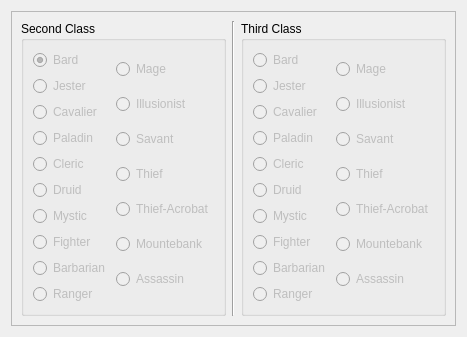
  <widget class="QWizardPage" name="MultiClass_wizardPage">
   <property name="title">
    <string>Multi-Classed Characters</string>
   </property>
   <property name="subTitle">
    <string>If you're character is non-human, you have the option to have two or three classes instead of just the one. However, experience points will be split equally between all classes, so you will gain levels slower.</string>
   </property>
   <layout class="QHBoxLayout" name="horizontalLayout_6">
    <item>
     <widget class="QFrame" name="frame_5">
      <property name="frameShape">
       <enum>QFrame::StyledPanel</enum>
      </property>
      <property name="frameShadow">
       <enum>QFrame::Raised</enum>
      </property>
      <layout class="QHBoxLayout" name="horizontalLayout_5">
       <item>
        <widget class="QGroupBox" name="Second_Class_groupBox">
         <property name="enabled">
          <bool>true</bool>
         </property>
         <property name="title">
          <string>Second Class</string>
         </property>
         <layout class="QHBoxLayout" name="horizontalLayout_10">
          <item>
           <layout class="QVBoxLayout" name="verticalLayout_21">
            <item>
             <widget class="QRadioButton" name="Bard_radioButton_5">
              <property name="enabled">
               <bool>false</bool>
              </property>
              <property name="text">
               <string>Bard</string>
              </property>
              <property name="checked">
               <bool>true</bool>
              </property>
              <attribute name="buttonGroup">
               <string notr="true">Second_Class_buttonGroup</string>
              </attribute>
             </widget>
            </item>
            <item>
             <widget class="QRadioButton" name="Jester_radioButton_5">
              <property name="enabled">
               <bool>false</bool>
              </property>
              <property name="text">
               <string>Jester</string>
              </property>
              <attribute name="buttonGroup">
               <string notr="true">Second_Class_buttonGroup</string>
              </attribute>
             </widget>
            </item>
            <item>
             <widget class="QRadioButton" name="Cavalier_radioButton_5">
              <property name="enabled">
               <bool>false</bool>
              </property>
              <property name="text">
               <string>Cavalier</string>
              </property>
              <attribute name="buttonGroup">
               <string notr="true">Second_Class_buttonGroup</string>
              </attribute>
             </widget>
            </item>
            <item>
             <widget class="QRadioButton" name="Paladin_radioButton_5">
              <property name="enabled">
               <bool>false</bool>
              </property>
              <property name="text">
               <string>Paladin</string>
              </property>
              <attribute name="buttonGroup">
               <string notr="true">Second_Class_buttonGroup</string>
              </attribute>
             </widget>
            </item>
            <item>
             <widget class="QRadioButton" name="Cleric_radioButton_5">
              <property name="enabled">
               <bool>false</bool>
              </property>
              <property name="text">
               <string>Cleric</string>
              </property>
              <attribute name="buttonGroup">
               <string notr="true">Second_Class_buttonGroup</string>
              </attribute>
             </widget>
            </item>
            <item>
             <widget class="QRadioButton" name="Druid_radioButton_5">
              <property name="enabled">
               <bool>false</bool>
              </property>
              <property name="text">
               <string>Druid</string>
              </property>
              <attribute name="buttonGroup">
               <string notr="true">Second_Class_buttonGroup</string>
              </attribute>
             </widget>
            </item>
            <item>
             <widget class="QRadioButton" name="Mystic_radioButton_5">
              <property name="enabled">
               <bool>false</bool>
              </property>
              <property name="text">
               <string>Mystic</string>
              </property>
              <attribute name="buttonGroup">
               <string notr="true">Second_Class_buttonGroup</string>
              </attribute>
             </widget>
            </item>
            <item>
             <widget class="QRadioButton" name="Fighter_radioButton_5">
              <property name="enabled">
               <bool>false</bool>
              </property>
              <property name="text">
               <string>Fighter</string>
              </property>
              <attribute name="buttonGroup">
               <string notr="true">Second_Class_buttonGroup</string>
              </attribute>
             </widget>
            </item>
            <item>
             <widget class="QRadioButton" name="Barbarian_radioButton_5">
              <property name="enabled">
               <bool>false</bool>
              </property>
              <property name="text">
               <string>Barbarian</string>
              </property>
              <attribute name="buttonGroup">
               <string notr="true">Second_Class_buttonGroup</string>
              </attribute>
             </widget>
            </item>
            <item>
             <widget class="QRadioButton" name="Ranger_radioButton_5">
              <property name="enabled">
               <bool>false</bool>
              </property>
              <property name="text">
               <string>Ranger</string>
              </property>
              <attribute name="buttonGroup">
               <string notr="true">Second_Class_buttonGroup</string>
              </attribute>
             </widget>
            </item>
           </layout>
          </item>
          <item>
           <layout class="QVBoxLayout" name="verticalLayout_22">
            <item>
             <widget class="QRadioButton" name="Mage_radioButton_5">
              <property name="enabled">
               <bool>false</bool>
              </property>
              <property name="text">
               <string>Mage</string>
              </property>
              <attribute name="buttonGroup">
               <string notr="true">Second_Class_buttonGroup</string>
              </attribute>
             </widget>
            </item>
            <item>
             <widget class="QRadioButton" name="Illusionist_radioButton_5">
              <property name="enabled">
               <bool>false</bool>
              </property>
              <property name="text">
               <string>Illusionist</string>
              </property>
              <attribute name="buttonGroup">
               <string notr="true">Second_Class_buttonGroup</string>
              </attribute>
             </widget>
            </item>
            <item>
             <widget class="QRadioButton" name="Savant_radioButton_5">
              <property name="enabled">
               <bool>false</bool>
              </property>
              <property name="text">
               <string>Savant</string>
              </property>
              <attribute name="buttonGroup">
               <string notr="true">Second_Class_buttonGroup</string>
              </attribute>
             </widget>
            </item>
            <item>
             <widget class="QRadioButton" name="Thief_radioButton_5">
              <property name="enabled">
               <bool>false</bool>
              </property>
              <property name="text">
               <string>Thief</string>
              </property>
              <attribute name="buttonGroup">
               <string notr="true">Second_Class_buttonGroup</string>
              </attribute>
             </widget>
            </item>
            <item>
             <widget class="QRadioButton" name="Thief_Acrobat_radioButton_5">
              <property name="enabled">
               <bool>false</bool>
              </property>
              <property name="text">
               <string>Thief-Acrobat</string>
              </property>
              <attribute name="buttonGroup">
               <string notr="true">Second_Class_buttonGroup</string>
              </attribute>
             </widget>
            </item>
            <item>
             <widget class="QRadioButton" name="Mountebank_radioButton_5">
              <property name="enabled">
               <bool>false</bool>
              </property>
              <property name="text">
               <string>Mountebank</string>
              </property>
              <attribute name="buttonGroup">
               <string notr="true">Second_Class_buttonGroup</string>
              </attribute>
             </widget>
            </item>
            <item>
             <widget class="QRadioButton" name="Assassin_radioButton_5">
              <property name="enabled">
               <bool>false</bool>
              </property>
              <property name="text">
               <string>Assassin</string>
              </property>
              <attribute name="buttonGroup">
               <string notr="true">Second_Class_buttonGroup</string>
              </attribute>
             </widget>
            </item>
           </layout>
          </item>
         </layout>
        </widget>
       </item>
       <item>
        <widget class="Line" name="line">
         <property name="orientation">
          <enum>Qt::Vertical</enum>
         </property>
        </widget>
       </item>
       <item>
        <widget class="QGroupBox" name="Third_Class_groupBox">
         <property name="enabled">
          <bool>true</bool>
         </property>
         <property name="title">
          <string>Third Class</string>
         </property>
         <layout class="QHBoxLayout" name="horizontalLayout_11">
          <item>
           <layout class="QVBoxLayout" name="verticalLayout_23">
            <item>
             <widget class="QRadioButton" name="Bard_radioButton_6">
              <property name="enabled">
               <bool>false</bool>
              </property>
              <property name="text">
               <string>Bard</string>
              </property>
              <attribute name="buttonGroup">
               <string notr="true">Third_Class_buttonGroup</string>
              </attribute>
             </widget>
            </item>
            <item>
             <widget class="QRadioButton" name="Jester_radioButton_6">
              <property name="enabled">
               <bool>false</bool>
              </property>
              <property name="text">
               <string>Jester</string>
              </property>
              <attribute name="buttonGroup">
               <string notr="true">Third_Class_buttonGroup</string>
              </attribute>
             </widget>
            </item>
            <item>
             <widget class="QRadioButton" name="Cavalier_radioButton_6">
              <property name="enabled">
               <bool>false</bool>
              </property>
              <property name="text">
               <string>Cavalier</string>
              </property>
              <attribute name="buttonGroup">
               <string notr="true">Third_Class_buttonGroup</string>
              </attribute>
             </widget>
            </item>
            <item>
             <widget class="QRadioButton" name="Paladin_radioButton_6">
              <property name="enabled">
               <bool>false</bool>
              </property>
              <property name="text">
               <string>Paladin</string>
              </property>
              <attribute name="buttonGroup">
               <string notr="true">Third_Class_buttonGroup</string>
              </attribute>
             </widget>
            </item>
            <item>
             <widget class="QRadioButton" name="Cleric_radioButton_6">
              <property name="enabled">
               <bool>false</bool>
              </property>
              <property name="text">
               <string>Cleric</string>
              </property>
              <attribute name="buttonGroup">
               <string notr="true">Third_Class_buttonGroup</string>
              </attribute>
             </widget>
            </item>
            <item>
             <widget class="QRadioButton" name="Druid_radioButton_6">
              <property name="enabled">
               <bool>false</bool>
              </property>
              <property name="text">
               <string>Druid</string>
              </property>
              <attribute name="buttonGroup">
               <string notr="true">Third_Class_buttonGroup</string>
              </attribute>
             </widget>
            </item>
            <item>
             <widget class="QRadioButton" name="Mystic_radioButton_6">
              <property name="enabled">
               <bool>false</bool>
              </property>
              <property name="text">
               <string>Mystic</string>
              </property>
              <attribute name="buttonGroup">
               <string notr="true">Third_Class_buttonGroup</string>
              </attribute>
             </widget>
            </item>
            <item>
             <widget class="QRadioButton" name="Fighter_radioButton_6">
              <property name="enabled">
               <bool>false</bool>
              </property>
              <property name="text">
               <string>Fighter</string>
              </property>
              <attribute name="buttonGroup">
               <string notr="true">Third_Class_buttonGroup</string>
              </attribute>
             </widget>
            </item>
            <item>
             <widget class="QRadioButton" name="Barbarian_radioButton_6">
              <property name="enabled">
               <bool>false</bool>
              </property>
              <property name="text">
               <string>Barbarian</string>
              </property>
              <attribute name="buttonGroup">
               <string notr="true">Third_Class_buttonGroup</string>
              </attribute>
             </widget>
            </item>
            <item>
             <widget class="QRadioButton" name="Ranger_radioButton_6">
              <property name="enabled">
               <bool>false</bool>
              </property>
              <property name="text">
               <string>Ranger</string>
              </property>
              <attribute name="buttonGroup">
               <string notr="true">Third_Class_buttonGroup</string>
              </attribute>
             </widget>
            </item>
           </layout>
          </item>
          <item>
           <layout class="QVBoxLayout" name="verticalLayout_24">
            <item>
             <widget class="QRadioButton" name="Mage_radioButton_6">
              <property name="enabled">
               <bool>false</bool>
              </property>
              <property name="text">
               <string>Mage</string>
              </property>
              <attribute name="buttonGroup">
               <string notr="true">Third_Class_buttonGroup</string>
              </attribute>
             </widget>
            </item>
            <item>
             <widget class="QRadioButton" name="Illusionist_radioButton_6">
              <property name="enabled">
               <bool>false</bool>
              </property>
              <property name="text">
               <string>Illusionist</string>
              </property>
              <attribute name="buttonGroup">
               <string notr="true">Third_Class_buttonGroup</string>
              </attribute>
             </widget>
            </item>
            <item>
             <widget class="QRadioButton" name="Savant_radioButton_6">
              <property name="enabled">
               <bool>false</bool>
              </property>
              <property name="text">
               <string>Savant</string>
              </property>
              <attribute name="buttonGroup">
               <string notr="true">Third_Class_buttonGroup</string>
              </attribute>
             </widget>
            </item>
            <item>
             <widget class="QRadioButton" name="Thief_radioButton_6">
              <property name="enabled">
               <bool>false</bool>
              </property>
              <property name="text">
               <string>Thief</string>
              </property>
              <attribute name="buttonGroup">
               <string notr="true">Third_Class_buttonGroup</string>
              </attribute>
             </widget>
            </item>
            <item>
             <widget class="QRadioButton" name="Thief_Acrobat_radioButton_6">
              <property name="enabled">
               <bool>false</bool>
              </property>
              <property name="text">
               <string>Thief-Acrobat</string>
              </property>
              <attribute name="buttonGroup">
               <string notr="true">Third_Class_buttonGroup</string>
              </attribute>
             </widget>
            </item>
            <item>
             <widget class="QRadioButton" name="Mountebank_radioButton_6">
              <property name="enabled">
               <bool>false</bool>
              </property>
              <property name="text">
               <string>Mountebank</string>
              </property>
              <attribute name="buttonGroup">
               <string notr="true">Third_Class_buttonGroup</string>
              </attribute>
             </widget>
            </item>
            <item>
             <widget class="QRadioButton" name="Assassin_radioButton_6">
              <property name="enabled">
               <bool>false</bool>
              </property>
              <property name="text">
               <string>Assassin</string>
              </property>
              <attribute name="buttonGroup">
               <string notr="true">Third_Class_buttonGroup</string>
              </attribute>
             </widget>
            </item>
           </layout>
          </item>
         </layout>
        </widget>
       </item>
      </layout>
     </widget>
    </item>
   </layout>
  </widget>
